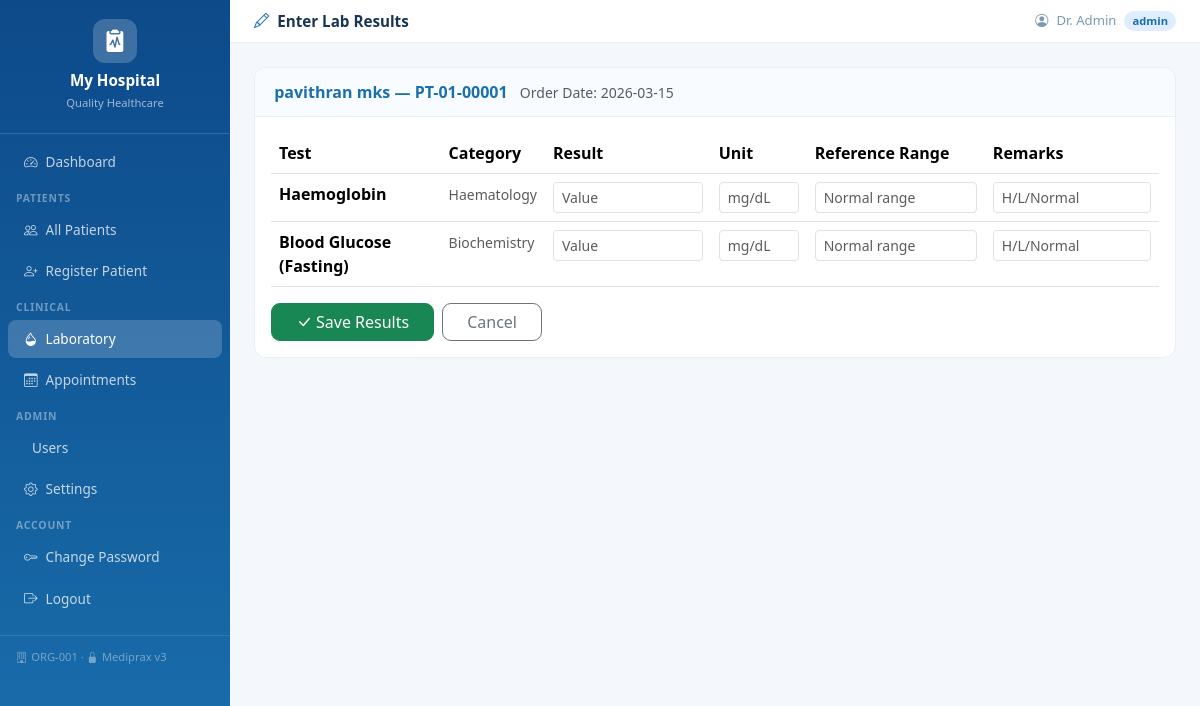
Page /lab/result/1 (signed in) on the committed database.
### tables this page shows
CREATE TABLE hospitals(
            id         INTEGER PRIMARY KEY AUTOINCREMENT,
            name       TEXT NOT NULL,
            tagline    TEXT DEFAULT 'Quality Healthcare',
            address    TEXT DEFAULT '',
            phone      TEXT DEFAULT '',
            email      TEXT DEFAULT '',
            color1     TEXT DEFAULT '#1a6fad',
            color2     TEXT DEFAULT '#0e9f8b',
            is_active  INTEGER DEFAULT 1,
            created_at TIMESTAMP DEFAULT CURRENT_TIMESTAMP
        , org_id TEXT);

CREATE TABLE settings(
            id             INTEGER PRIMARY KEY AUTOINCREMENT,
            hospital_id    INTEGER UNIQUE NOT NULL,
            doctor_name    TEXT DEFAULT '',
            doctor_degree  TEXT DEFAULT 'MBBS, MD',
            FOREIGN KEY (hospital_id) REFERENCES hospitals(id)
        );

CREATE TABLE patients(
            id                INTEGER PRIMARY KEY AUTOINCREMENT,
            hospital_id       INTEGER NOT NULL,
            uhid              TEXT,
            name              TEXT NOT NULL,
            dob               DATE,
            age               INTEGER,
            gender            TEXT,
            guardian_name     TEXT DEFAULT '',
            guardian_relation TEXT DEFAULT '',
            emergency_contact TEXT DEFAULT '',
            emergency_phone   TEXT DEFAULT '',
            insurance         TEXT DEFAULT '',
            insurance_no      TEXT DEFAULT '',
            blood_group       TEXT DEFAULT '',
            rh_factor         TEXT DEFAULT '',
            height_cm         INTEGER,
            address           TEXT DEFAULT '',
            city              TEXT DEFAULT '',
            state             TEXT DEFAULT '',
            phone             TEXT DEFAULT '',
            email             TEXT DEFAULT '',
            individual_number TEXT DEFAULT '',
            occupation        TEXT DEFAULT '',
            marital_status    TEXT DEFAULT '',
            religion          TEXT DEFAULT '',
            nationality       TEXT DEFAULT 'Indian',
            comorbidity       TEXT DEFAULT '',
            known_allergies   TEXT DEFAULT '',
            past_medical_history TEXT DEFAULT '',
            past_surgical_history TEXT DEFAULT '',
            family_history    TEXT DEFAULT '',
            habits            TEXT DEFAULT '',
            patient_type      TEXT DEFAULT 'OPD'
                              CHECK(patient_type IN ('OPD','IPD','Emergency')),
            created_at        TIMESTAMP DEFAULT CURRENT_TIMESTAMP,
            updated_at        TIMESTAMP DEFAULT CURRENT_TIMESTAMP, org_id TEXT,
            FOREIGN KEY (hospital_id) REFERENCES hospitals(id)
        );

CREATE TABLE lab_orders(
            id          INTEGER PRIMARY KEY AUTOINCREMENT,
            hospital_id INTEGER NOT NULL,
            patient_id  INTEGER NOT NULL,
            visit_id    INTEGER,
            ordered_by  INTEGER,
            order_date  DATE NOT NULL,
            status      TEXT DEFAULT 'pending'
                        CHECK(status IN ('pending','sample_collected','in_progress','completed','cancelled')),
            notes       TEXT DEFAULT '',
            created_at  TIMESTAMP DEFAULT CURRENT_TIMESTAMP
        );

CREATE TABLE lab_tests(
            id            INTEGER PRIMARY KEY AUTOINCREMENT,
            lab_order_id  INTEGER NOT NULL,
            test_name     TEXT NOT NULL,
            test_category TEXT DEFAULT 'General',
            result        TEXT DEFAULT '',
            unit          TEXT DEFAULT '',
            reference_range TEXT DEFAULT '',
            status        TEXT DEFAULT 'pending',
            result_date   DATE,
            remarks       TEXT DEFAULT '',
            FOREIGN KEY (lab_order_id) REFERENCES lab_orders(id)
        );

### app/routes/lab_routes.py (the view, shortened to what this page needs)
@lab_routes.route('/result/<int:oid>', methods=['GET','POST'])
def enter_results(oid):
    if not _ok(): return redirect(url_for('auth.login'))
    if not _rw(): flash('Read-only.','danger'); return redirect(url_for('lab.lab_list'))
    hid = _hid(); db = get_db()
    order = db.execute('SELECT o.*,p.name AS patient_name,p.uhid,p.age,p.gender FROM lab_orders o JOIN patients p ON o.patient_id=p.id WHERE o.id=? AND o.hospital_id=?',(oid,hid)).fetchone()
    if not order: flash('Not found.','danger'); return redirect(url_for('lab.lab_list'))
    tests = db.execute('SELECT * FROM lab_tests WHERE lab_order_id=? ORDER BY id',(oid,)).fetchall()
    return render_template('lab/result_form.html', order=dict(order), tests=[dict(t) for t in tests])

### app/database.py (called while the page is built)
def get_db():
    if 'db' not in g:
        g.db = sqlite3.connect(current_app.config['DATABASE'])
        g.db.row_factory = sqlite3.Row
        g.db.execute('PRAGMA foreign_keys = ON')
    return g.db

### app/routes/lab_routes.py (called while the page is built)
def _ok():  return 'user_id' in session and 'hospital_id' in session

def _hid(): return session.get('hospital_id',1)

def _rw():  return session.get('role') in ('admin','doctor')

### templates/lab/result_form.html (shortened to what this page needs)
{% extends "base.html" %}
{% block page_title %}<i class="bi bi-pencil me-2 text-primary"></i>Enter Lab Results{% endblock %}
{% block content %}
<div class="card">
  <div class="card-header">
    <span class="fw-semibold text-primary">{{ order.patient_name }} — {{ order.uhid }}</span>
    <small class="text-muted ms-2">Order Date: {{ order.order_date }}</small>
  </div>
  <div class="card-body">
    <form method="POST">
      <table class="table">
        <thead><tr><th>Test</th><th>Category</th><th>Result</th><th>Unit</th><th>Reference Range</th><th>Remarks</th></tr></thead>
        <tbody>
        {% for t in tests %}
        <tr>
          <td class="fw-semibold">{{ t.test_name }}</td>
          <td><small class="text-muted">{{ t.test_category }}</small></td>
          <td><input type="text" name="result_{{ t.id }}" class="form-control form-control-sm" value="{{ t.result or '' }}" placeholder="Value"/></td>
          <td><input type="text" name="unit_{{ t.id }}" class="form-control form-control-sm" value="{{ t.unit or '' }}" placeholder="mg/dL" style="width:80px"/></td>
          <td><input type="text" name="ref_{{ t.id }}" class="form-control form-control-sm" value="{{ t.reference_range or '' }}" placeholder="Normal range"/></td>
          <td><input type="text" name="remarks_{{ t.id }}" class="form-control form-control-sm" value="{{ t.remarks or '' }}" placeholder="H/L/Normal"/></td>
        </tr>
        {% endfor %}
        </tbody>
      </table>
      <div class="d-flex gap-2">
        <button type="submit" class="btn btn-success px-4" style="border-radius:9px"><i class="bi bi-check-lg me-1"></i>Save Results</button>
        <a href="{{ url_for('lab.lab_list') }}" class="btn btn-outline-secondary px-4" style="border-radius:9px">Cancel</a>
      </div>
    </form>
  </div>
</div>
{% endblock %}

### templates/base.html (shortened to what this page needs)
<!DOCTYPE html>
<html lang="en">
<head>
  <link href="https://cdn.jsdelivr.net/npm/bootstrap@5.3.2/dist/css/bootstrap.min.css" rel="stylesheet"/>
  <link href="https://cdn.jsdelivr.net/npm/bootstrap-icons@1.11.3/font/bootstrap-icons.min.css" rel="stylesheet"/>
  <link rel="stylesheet" href="{{ url_for('static', filename='css/style.css') }}"/>
</head>
<body>
<nav id="sidebar">
  <div class="brand">
    <div class="brand-icon"><i class="bi bi-clipboard2-pulse-fill"></i></div>
    <h5>{{ hospital.name }}</h5>
    <small>{{ hospital.tagline }}</small>
  </div>
  <ul class="nav flex-column mt-2">
    {% if session.role != 'patient' %}
    <li class="nav-item"><a href="{{ url_for('auth.dashboard') }}" class="nav-link {% if request.endpoint=='auth.dashboard' %}active{% endif %}"><i class="bi bi-speedometer2"></i> Dashboard</a></li>
    <li class="nav-label">Patients</li>
    <li class="nav-item"><a href="{{ url_for('patients.patients') }}" class="nav-link {% if 'patients.' in (request.endpoint or '') %}active{% endif %}"><i class="bi bi-people"></i> All Patients</a></li>
    {% if session.role in ('admin','doctor') %}
    <li class="nav-item"><a href="{{ url_for('patients.add_patient_view') }}" class="nav-link"><i class="bi bi-person-plus"></i> Register Patient</a></li>
    {% endif %}
    <li class="nav-label">Clinical</li>
    <li class="nav-item"><a href="{{ url_for('lab.lab_list') }}" class="nav-link {% if 'lab.' in (request.endpoint or '') %}active{% endif %}"><i class="bi bi-droplet-half"></i> Laboratory</a></li>
    <li class="nav-item"><a href="{{ url_for('appointments.appointments') }}" class="nav-link {% if 'appointments.' in (request.endpoint or '') %}active{% endif %}"><i class="bi bi-calendar3"></i> Appointments</a></li>
    {% if session.role == 'admin' %}
    <li class="nav-label">Admin</li>
    <li class="nav-item"><a href="{{ url_for('auth.users') }}" class="nav-link {% if request.endpoint=='auth.users' %}active{% endif %}"> Users</a></li>
    <li class="nav-item"><a href="{{ url_for('settings.hospital_settings') }}" class="nav-link {% if 'settings.' in (request.endpoint or '') %}active{% endif %}"><i class="bi bi-gear"></i> Settings</a></li>
    {% endif %}
    {% else %}
    <li class="nav-item"><a href="{{ url_for('patients.patient_detail', pid=session.patient_id) }}" class="nav-link active"><i class="bi bi-file-medical"></i> My Records</a></li>
    {% endif %}
    <li class="nav-label">Account</li>
    <li class="nav-item"><a href="{{ url_for('auth.change_password') }}" class="nav-link"><i class="bi bi-key"></i> Change Password</a></li>
    <li class="nav-item"><a href="{{ url_for('auth.logout') }}" class="nav-link"><i class="bi bi-box-arrow-right"></i> Logout</a></li>
  </ul>
  <div class="sidebar-footer">
    {% if hospital.org_id %}<i class="bi bi-building me-1"></i>{{ hospital.org_id }} &middot; {% endif %}
    <i class="bi bi-lock-fill me-1"></i>Mediprax v3
  </div>
</nav>
<div id="topbar">
  <div class="d-flex align-items-center gap-2">
    <p class="page-title mb-0">{% block page_title %}{% endblock %}</p>
  </div>
  <div class="user-pill">
    <i class="bi bi-person-circle"></i>
    <span>{{ session.name }}</span>
    <span class="role-badge role-{{ session.role }}">{{ session.role }}</span>
  </div>
</div>
<div id="main">
  {% block content %}{% endblock %}
</div>
</body>
</html>

### static/css/style.css (style rules this page uses)
:root { --sidebar-w: 230px; }
body { margin:0; font-family:'Segoe UI',sans-serif; background:#f4f7fb; }
#sidebar { position:fixed; top:0; left:0; width:var(--sidebar-w); height:100vh; overflow-y:auto; z-index:200; }
.brand { padding:1.2rem 1rem; border-bottom:1px solid rgba(255,255,255,.15); text-align:center; }
.brand-icon { width:44px; height:44px; border-radius:12px; display:flex; align-items:center; justify-content:center; margin:0 auto .5rem; color:#fff; font-size:1.4rem; background:rgba(255,255,255,.2); }
.brand h5 { color:#fff; margin:0; font-weight:700; font-size:.95rem; }
.brand small { color:rgba(255,255,255,.6); font-size:.7rem; }
.nav-link { color:rgba(255,255,255,.75) !important; padding:.55rem 1rem !important; border-radius:8px; margin:.1rem .5rem; font-size:.85rem; display:flex; align-items:center; gap:8px; }
.nav-link:hover, .nav-link.active { background:rgba(255,255,255,.18) !important; color:#fff !important; }
.nav-label { padding:.5rem 1rem .2rem; font-size:.65rem; text-transform:uppercase; letter-spacing:.08em; color:rgba(255,255,255,.4); font-weight:700; }
.sidebar-footer { padding:.8rem 1rem; font-size:.7rem; color:rgba(255,255,255,.4); border-top:1px solid rgba(255,255,255,.1); margin-top:1rem; }
#topbar { margin-left:var(--sidebar-w); background:#fff; border-bottom:1px solid #e8eff7; padding:.6rem 1.5rem; display:flex; justify-content:space-between; align-items:center; position:sticky; top:0; z-index:100; }
.page-title { font-weight:600; font-size:.95rem; color:#1a3551; }
.user-pill { display:flex; align-items:center; gap:8px; font-size:.82rem; color:#789ab4; }
.role-badge { padding:2px 8px; border-radius:10px; font-size:.7rem; font-weight:600; }
.role-admin { background:#e0edff; color:#1a6fad; }
#main { margin-left:var(--sidebar-w); padding:1.5rem; }
.card { border:1px solid #e8eff7; border-radius:12px; box-shadow:none; }
.card-header { background:#f8fbff; border-bottom:1px solid #e8eff7; border-radius:12px 12px 0 0 !important; padding:.75rem 1.2rem; }

### rows in the picture
hospitals: name "My Hospital", tagline "Quality Healthcare", org_id "ORG-001"
settings: name "Dr. Admin"
patients: patient_name "pavithran mks", uhid "PT-01-00001"
lab_orders: order_date "2026-03-15"
lab_tests: test_name "Haemoglobin", test_category "Haematology"
lab_tests: test_name "Blood Glucose (Fasting)", test_category "Biochemistry"

### other values in the picture
{{ session.role }} "admin"
